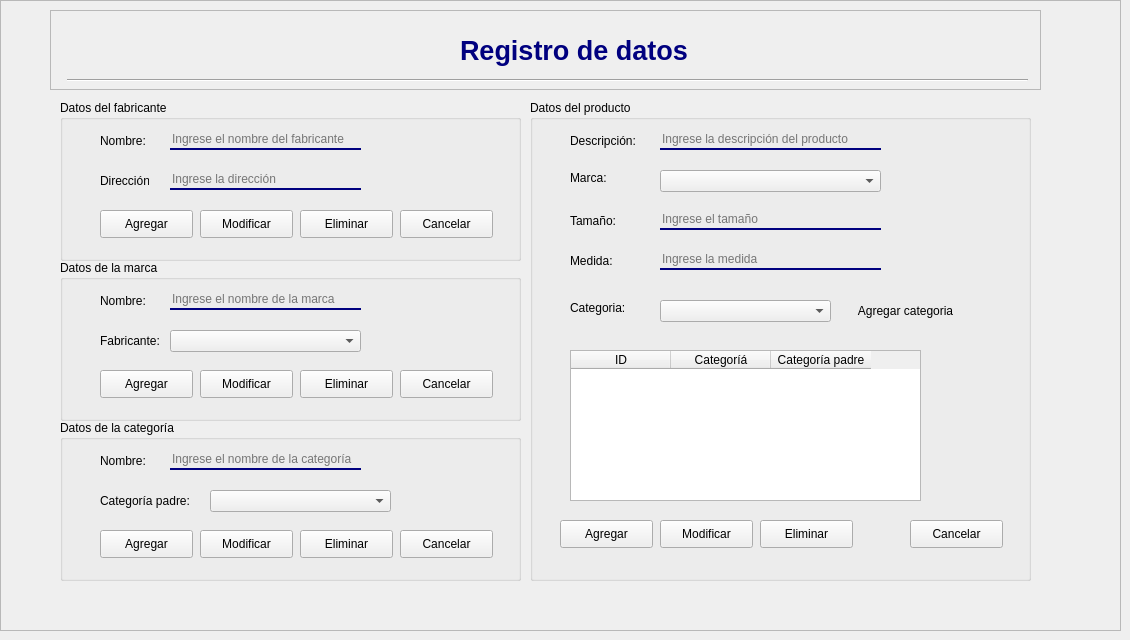
     <widget class="QWidget" name="page_agregarproducto">
      <widget class="QFrame" name="frame_12">
       <property name="geometry">
        <rect>
         <x>0</x>
         <y>0</y>
         <width>1121</width>
         <height>631</height>
        </rect>
       </property>
       <property name="frameShape">
        <enum>QFrame::StyledPanel</enum>
       </property>
       <property name="frameShadow">
        <enum>QFrame::Raised</enum>
       </property>
       <widget class="QFrame" name="frame_13">
        <property name="geometry">
         <rect>
          <x>50</x>
          <y>10</y>
          <width>991</width>
          <height>80</height>
         </rect>
        </property>
        <property name="frameShape">
         <enum>QFrame::StyledPanel</enum>
        </property>
        <property name="frameShadow">
         <enum>QFrame::Raised</enum>
        </property>
        <widget class="QLabel" name="label_52">
         <property name="geometry">
          <rect>
           <x>920</x>
           <y>10</y>
           <width>61</width>
           <height>51</height>
          </rect>
         </property>
         <property name="text">
          <string/>
         </property>
         <property name="pixmap">
          <pixmap>imagenes/istockphoto-1138644570-612x612.jpg</pixmap>
         </property>
         <property name="scaledContents">
          <bool>true</bool>
         </property>
        </widget>
        <widget class="Line" name="line_6">
         <property name="geometry">
          <rect>
           <x>17</x>
           <y>60</y>
           <width>961</width>
           <height>20</height>
          </rect>
         </property>
         <property name="orientation">
          <enum>Qt::Horizontal</enum>
         </property>
        </widget>
        <widget class="QLabel" name="label_53">
         <property name="geometry">
          <rect>
           <x>410</x>
           <y>20</y>
           <width>301</width>
           <height>41</height>
          </rect>
         </property>
         <property name="font">
          <font>
           <family>Tahoma</family>
           <pointsize>20</pointsize>
           <weight>75</weight>
           <bold>true</bold>
          </font>
         </property>
         <property name="text">
          <string>&lt;html&gt;&lt;head/&gt;&lt;body&gt;&lt;p&gt;&lt;span style=&quot; color:#00007f;&quot;&gt;Registro de datos&lt;/span&gt;&lt;/p&gt;&lt;/body&gt;&lt;/html&gt;</string>
         </property>
         <property name="textFormat">
          <enum>Qt::AutoText</enum>
         </property>
        </widget>
       </widget>
       <widget class="QGroupBox" name="groupBox_13">
        <property name="geometry">
         <rect>
          <x>530</x>
          <y>100</y>
          <width>501</width>
          <height>481</height>
         </rect>
        </property>
        <property name="title">
         <string>Datos del producto</string>
        </property>
        <widget class="QComboBox" name="combCatProd">
         <property name="enabled">
          <bool>true</bool>
         </property>
         <property name="geometry">
          <rect>
           <x>130</x>
           <y>200</y>
           <width>171</width>
           <height>22</height>
          </rect>
         </property>
        </widget>
        <widget class="QLabel" name="label_7">
         <property name="geometry">
          <rect>
           <x>40</x>
           <y>70</y>
           <width>50</width>
           <height>16</height>
          </rect>
         </property>
         <property name="text">
          <string>Marca:</string>
         </property>
        </widget>
        <widget class="QLabel" name="label_8">
         <property name="geometry">
          <rect>
           <x>40</x>
           <y>200</y>
           <width>71</width>
           <height>16</height>
          </rect>
         </property>
         <property name="text">
          <string>Categoria:</string>
         </property>
        </widget>
        <widget class="QComboBox" name="combMarcaProd">
         <property name="enabled">
          <bool>true</bool>
         </property>
         <property name="geometry">
          <rect>
           <x>130</x>
           <y>70</y>
           <width>221</width>
           <height>22</height>
          </rect>
         </property>
        </widget>
        <widget class="QLineEdit" name="txtDescripcion">
         <property name="enabled">
          <bool>true</bool>
         </property>
         <property name="geometry">
          <rect>
           <x>130</x>
           <y>30</y>
           <width>221</width>
           <height>20</height>
          </rect>
         </property>
         <property name="styleSheet">
          <string notr="true">background-color:rgba(0,0,0,0);
border:none;
border-bottom:2px solid rgba(0, 0, 127,255);
color: rgb(0, 0, 0);
padding-botom:7px;</string>
         </property>
         <property name="placeholderText">
          <string>Ingrese la descripción del producto</string>
         </property>
        </widget>
        <widget class="QLabel" name="label_123">
         <property name="geometry">
          <rect>
           <x>40</x>
           <y>30</y>
           <width>81</width>
           <height>21</height>
          </rect>
         </property>
         <property name="text">
          <string>Descripción:</string>
         </property>
        </widget>
        <widget class="QPushButton" name="btnBuscProduc">
         <property name="enabled">
          <bool>true</bool>
         </property>
         <property name="geometry">
          <rect>
           <x>370</x>
           <y>30</y>
           <width>31</width>
           <height>21</height>
          </rect>
         </property>
         <property name="styleSheet">
          <string notr="true">QPushButton{
	border-radius: None;
}

QPushButton:hover{
	border: 2px solid #173264;

}</string>
         </property>
         <property name="text">
          <string/>
         </property>
         <property name="icon">
          <iconset>
           <normaloff>imagenes/lupa.png</normaloff>imagenes/lupa.png</iconset>
         </property>
         <property name="iconSize">
          <size>
           <width>20</width>
           <height>20</height>
          </size>
         </property>
        </widget>
        <widget class="QLabel" name="label_124">
         <property name="geometry">
          <rect>
           <x>40</x>
           <y>110</y>
           <width>81</width>
           <height>21</height>
          </rect>
         </property>
         <property name="text">
          <string>Tamaño:</string>
         </property>
        </widget>
        <widget class="QLineEdit" name="txtTamanio">
         <property name="enabled">
          <bool>true</bool>
         </property>
         <property name="geometry">
          <rect>
           <x>130</x>
           <y>110</y>
           <width>221</width>
           <height>20</height>
          </rect>
         </property>
         <property name="styleSheet">
          <string notr="true">background-color:rgba(0,0,0,0);
border:none;
border-bottom:2px solid rgba(0, 0, 127,255);
color: rgb(0, 0, 0);
padding-botom:7px;</string>
         </property>
         <property name="placeholderText">
          <string>Ingrese el tamaño</string>
         </property>
        </widget>
        <widget class="QLabel" name="label_125">
         <property name="geometry">
          <rect>
           <x>40</x>
           <y>150</y>
           <width>81</width>
           <height>21</height>
          </rect>
         </property>
         <property name="text">
          <string>Medida:</string>
         </property>
        </widget>
        <widget class="QLineEdit" name="txtMedida">
         <property name="enabled">
          <bool>true</bool>
         </property>
         <property name="geometry">
          <rect>
           <x>130</x>
           <y>150</y>
           <width>221</width>
           <height>20</height>
          </rect>
         </property>
         <property name="styleSheet">
          <string notr="true">background-color:rgba(0,0,0,0);
border:none;
border-bottom:2px solid rgba(0, 0, 127,255);
color: rgb(0, 0, 0);
padding-botom:7px;</string>
         </property>
         <property name="placeholderText">
          <string>Ingrese la medida</string>
         </property>
        </widget>
        <widget class="QPushButton" name="btnAgrCatProd">
         <property name="geometry">
          <rect>
           <x>310</x>
           <y>200</y>
           <width>131</width>
           <height>21</height>
          </rect>
         </property>
         <property name="styleSheet">
          <string notr="true">QPushButton{
	border-radius: None;
}

QPushButton:hover{
	border: 2px solid #173264;

}</string>
         </property>
         <property name="text">
          <string>Agregar categoria</string>
         </property>
         <property name="icon">
          <iconset>
           <normaloff>imagenes/agregar-contacto.png</normaloff>imagenes/agregar-contacto.png</iconset>
         </property>
        </widget>
        <widget class="QTableWidget" name="tablaCatProduc">
         <property name="geometry">
          <rect>
           <x>40</x>
           <y>250</y>
           <width>351</width>
           <height>151</height>
          </rect>
         </property>
         <column>
          <property name="text">
           <string>ID</string>
          </property>
         </column>
         <column>
          <property name="text">
           <string>Categoríá</string>
          </property>
         </column>
         <column>
          <property name="text">
           <string>Categoría padre</string>
          </property>
         </column>
        </widget>
        <widget class="QPushButton" name="btnAgrProd">
         <property name="geometry">
          <rect>
           <x>30</x>
           <y>420</y>
           <width>93</width>
           <height>28</height>
          </rect>
         </property>
         <property name="text">
          <string>Agregar</string>
         </property>
         <property name="icon">
          <iconset>
           <normaloff>imagenes/agregar-contacto.png</normaloff>imagenes/agregar-contacto.png</iconset>
         </property>
        </widget>
        <widget class="QPushButton" name="btnEditProd">
         <property name="geometry">
          <rect>
           <x>130</x>
           <y>420</y>
           <width>93</width>
           <height>28</height>
          </rect>
         </property>
         <property name="styleSheet">
          <string notr="true"/>
         </property>
         <property name="text">
          <string>Modificar</string>
         </property>
         <property name="icon">
          <iconset>
           <normaloff>imagenes/boligrafo.png</normaloff>imagenes/boligrafo.png</iconset>
         </property>
        </widget>
        <widget class="QPushButton" name="btnElimProd">
         <property name="geometry">
          <rect>
           <x>230</x>
           <y>420</y>
           <width>93</width>
           <height>28</height>
          </rect>
         </property>
         <property name="styleSheet">
          <string notr="true"/>
         </property>
         <property name="text">
          <string>Eliminar</string>
         </property>
         <property name="icon">
          <iconset>
           <normaloff>imagenes/borrar.png</normaloff>imagenes/borrar.png</iconset>
         </property>
        </widget>
        <widget class="QPushButton" name="btn_cancelarpro">
         <property name="geometry">
          <rect>
           <x>380</x>
           <y>420</y>
           <width>93</width>
           <height>28</height>
          </rect>
         </property>
         <property name="styleSheet">
          <string notr="true"/>
         </property>
         <property name="text">
          <string>Cancelar</string>
         </property>
        </widget>
       </widget>
       <widget class="QGroupBox" name="groupBox_14">
        <property name="geometry">
         <rect>
          <x>60</x>
          <y>100</y>
          <width>461</width>
          <height>161</height>
         </rect>
        </property>
        <property name="title">
         <string>Datos del fabricante</string>
        </property>
        <widget class="QPushButton" name="btnAgrFabri">
         <property name="geometry">
          <rect>
           <x>40</x>
           <y>110</y>
           <width>93</width>
           <height>28</height>
          </rect>
         </property>
         <property name="text">
          <string>Agregar</string>
         </property>
         <property name="icon">
          <iconset>
           <normaloff>imagenes/agregar-contacto.png</normaloff>imagenes/agregar-contacto.png</iconset>
         </property>
        </widget>
        <widget class="QPushButton" name="btnElimFabri">
         <property name="geometry">
          <rect>
           <x>240</x>
           <y>110</y>
           <width>93</width>
           <height>28</height>
          </rect>
         </property>
         <property name="styleSheet">
          <string notr="true"/>
         </property>
         <property name="text">
          <string>Eliminar</string>
         </property>
         <property name="icon">
          <iconset>
           <normaloff>imagenes/borrar.png</normaloff>imagenes/borrar.png</iconset>
         </property>
        </widget>
        <widget class="QPushButton" name="btnBuscFabri">
         <property name="enabled">
          <bool>true</bool>
         </property>
         <property name="geometry">
          <rect>
           <x>310</x>
           <y>30</y>
           <width>31</width>
           <height>21</height>
          </rect>
         </property>
         <property name="styleSheet">
          <string notr="true">QPushButton{
	border-radius: None;
}

QPushButton:hover{
	border: 2px solid #173264;

}</string>
         </property>
         <property name="text">
          <string/>
         </property>
         <property name="icon">
          <iconset>
           <normaloff>imagenes/lupa.png</normaloff>imagenes/lupa.png</iconset>
         </property>
         <property name="iconSize">
          <size>
           <width>20</width>
           <height>20</height>
          </size>
         </property>
        </widget>
        <widget class="QPushButton" name="btnEditFabri">
         <property name="geometry">
          <rect>
           <x>140</x>
           <y>110</y>
           <width>93</width>
           <height>28</height>
          </rect>
         </property>
         <property name="styleSheet">
          <string notr="true"/>
         </property>
         <property name="text">
          <string>Modificar</string>
         </property>
         <property name="icon">
          <iconset>
           <normaloff>imagenes/boligrafo.png</normaloff>imagenes/boligrafo.png</iconset>
         </property>
        </widget>
        <widget class="QLineEdit" name="txtNomFabri">
         <property name="enabled">
          <bool>true</bool>
         </property>
         <property name="geometry">
          <rect>
           <x>110</x>
           <y>30</y>
           <width>191</width>
           <height>20</height>
          </rect>
         </property>
         <property name="styleSheet">
          <string notr="true">background-color:rgba(0,0,0,0);
border:none;
border-bottom:2px solid rgba(0, 0, 127,255);
color: rgb(0, 0, 0);
padding-botom:7px;</string>
         </property>
         <property name="placeholderText">
          <string>Ingrese el nombre del fabricante</string>
         </property>
        </widget>
        <widget class="QLabel" name="label_32">
         <property name="geometry">
          <rect>
           <x>40</x>
           <y>70</y>
           <width>49</width>
           <height>21</height>
          </rect>
         </property>
         <property name="text">
          <string>Dirección: </string>
         </property>
        </widget>
        <widget class="QLabel" name="label_44">
         <property name="geometry">
          <rect>
           <x>40</x>
           <y>30</y>
           <width>46</width>
           <height>21</height>
          </rect>
         </property>
         <property name="text">
          <string>Nombre:</string>
         </property>
        </widget>
        <widget class="QLineEdit" name="txtDirFabri">
         <property name="enabled">
          <bool>true</bool>
         </property>
         <property name="geometry">
          <rect>
           <x>110</x>
           <y>70</y>
           <width>191</width>
           <height>20</height>
          </rect>
         </property>
         <property name="styleSheet">
          <string notr="true">background-color:rgba(0,0,0,0);
border:none;
border-bottom:2px solid rgba(0, 0, 127,255);
color: rgb(0, 0, 0);
padding-botom:7px;</string>
         </property>
         <property name="placeholderText">
          <string>Ingrese la dirección</string>
         </property>
        </widget>
        <widget class="QPushButton" name="btn_cancelarfab">
         <property name="geometry">
          <rect>
           <x>340</x>
           <y>110</y>
           <width>93</width>
           <height>28</height>
          </rect>
         </property>
         <property name="styleSheet">
          <string notr="true"/>
         </property>
         <property name="text">
          <string>Cancelar</string>
         </property>
        </widget>
       </widget>
       <widget class="QGroupBox" name="groupBox_15">
        <property name="geometry">
         <rect>
          <x>60</x>
          <y>420</y>
          <width>461</width>
          <height>161</height>
         </rect>
        </property>
        <property name="title">
         <string>Datos de la categoría</string>
        </property>
        <widget class="QPushButton" name="btnEditCat">
         <property name="geometry">
          <rect>
           <x>140</x>
           <y>110</y>
           <width>93</width>
           <height>28</height>
          </rect>
         </property>
         <property name="styleSheet">
          <string notr="true"/>
         </property>
         <property name="text">
          <string>Modificar</string>
         </property>
         <property name="icon">
          <iconset>
           <normaloff>imagenes/boligrafo.png</normaloff>imagenes/boligrafo.png</iconset>
         </property>
        </widget>
        <widget class="QPushButton" name="btnElimCat">
         <property name="geometry">
          <rect>
           <x>240</x>
           <y>110</y>
           <width>93</width>
           <height>28</height>
          </rect>
         </property>
         <property name="styleSheet">
          <string notr="true"/>
         </property>
         <property name="text">
          <string>Eliminar</string>
         </property>
         <property name="icon">
          <iconset>
           <normaloff>imagenes/borrar.png</normaloff>imagenes/borrar.png</iconset>
         </property>
        </widget>
        <widget class="QLabel" name="label_60">
         <property name="geometry">
          <rect>
           <x>40</x>
           <y>70</y>
           <width>101</width>
           <height>21</height>
          </rect>
         </property>
         <property name="text">
          <string>Categoría padre:</string>
         </property>
        </widget>
        <widget class="QLineEdit" name="lineEditCat">
         <property name="enabled">
          <bool>true</bool>
         </property>
         <property name="geometry">
          <rect>
           <x>110</x>
           <y>30</y>
           <width>191</width>
           <height>20</height>
          </rect>
         </property>
         <property name="styleSheet">
          <string notr="true">background-color:rgba(0,0,0,0);
border:none;
border-bottom:2px solid rgba(0, 0, 127,255);
color: rgb(0, 0, 0);
padding-botom:7px;</string>
         </property>
         <property name="placeholderText">
          <string>Ingrese el nombre de la categoría</string>
         </property>
        </widget>
        <widget class="QLabel" name="label_61">
         <property name="geometry">
          <rect>
           <x>40</x>
           <y>30</y>
           <width>46</width>
           <height>21</height>
          </rect>
         </property>
         <property name="text">
          <string>Nombre:</string>
         </property>
        </widget>
        <widget class="QComboBox" name="combCatPadre">
         <property name="enabled">
          <bool>true</bool>
         </property>
         <property name="geometry">
          <rect>
           <x>150</x>
           <y>70</y>
           <width>181</width>
           <height>22</height>
          </rect>
         </property>
        </widget>
        <widget class="QPushButton" name="btnAgrCat">
         <property name="geometry">
          <rect>
           <x>40</x>
           <y>110</y>
           <width>93</width>
           <height>28</height>
          </rect>
         </property>
         <property name="text">
          <string>Agregar</string>
         </property>
         <property name="icon">
          <iconset>
           <normaloff>imagenes/agregar-contacto.png</normaloff>imagenes/agregar-contacto.png</iconset>
         </property>
        </widget>
        <widget class="QPushButton" name="btnBuscMarca_2">
         <property name="enabled">
          <bool>true</bool>
         </property>
         <property name="geometry">
          <rect>
           <x>310</x>
           <y>30</y>
           <width>31</width>
           <height>21</height>
          </rect>
         </property>
         <property name="styleSheet">
          <string notr="true">QPushButton{
	border-radius: None;
}

QPushButton:hover{
	border: 2px solid #173264;

}</string>
         </property>
         <property name="text">
          <string/>
         </property>
         <property name="icon">
          <iconset>
           <normaloff>imagenes/lupa.png</normaloff>imagenes/lupa.png</iconset>
         </property>
         <property name="iconSize">
          <size>
           <width>20</width>
           <height>20</height>
          </size>
         </property>
        </widget>
        <widget class="QPushButton" name="btn_cancelarcate">
         <property name="geometry">
          <rect>
           <x>340</x>
           <y>110</y>
           <width>93</width>
           <height>28</height>
          </rect>
         </property>
         <property name="styleSheet">
          <string notr="true"/>
         </property>
         <property name="text">
          <string>Cancelar</string>
         </property>
        </widget>
       </widget>
       <widget class="QGroupBox" name="groupBox_16">
        <property name="geometry">
         <rect>
          <x>60</x>
          <y>260</y>
          <width>461</width>
          <height>161</height>
         </rect>
        </property>
        <property name="title">
         <string>Datos de la marca</string>
        </property>
        <widget class="QPushButton" name="btnBuscMarca">
         <property name="enabled">
          <bool>true</bool>
         </property>
         <property name="geometry">
          <rect>
           <x>310</x>
           <y>30</y>
           <width>31</width>
           <height>21</height>
          </rect>
         </property>
         <property name="styleSheet">
          <string notr="true">QPushButton{
	border-radius: None;
}

QPushButton:hover{
	border: 2px solid #173264;

}</string>
         </property>
         <property name="text">
          <string/>
         </property>
         <property name="icon">
          <iconset>
           <normaloff>imagenes/lupa.png</normaloff>imagenes/lupa.png</iconset>
         </property>
         <property name="iconSize">
          <size>
           <width>20</width>
           <height>20</height>
          </size>
         </property>
        </widget>
        <widget class="QPushButton" name="btnAgrMarca">
         <property name="geometry">
          <rect>
           <x>40</x>
           <y>110</y>
           <width>93</width>
           <height>28</height>
          </rect>
         </property>
         <property name="text">
          <string>Agregar</string>
         </property>
         <property name="icon">
          <iconset>
           <normaloff>imagenes/agregar-contacto.png</normaloff>imagenes/agregar-contacto.png</iconset>
         </property>
        </widget>
        <widget class="QPushButton" name="btnElimMarca">
         <property name="geometry">
          <rect>
           <x>240</x>
           <y>110</y>
           <width>93</width>
           <height>28</height>
          </rect>
         </property>
         <property name="styleSheet">
          <string notr="true"/>
         </property>
         <property name="text">
          <string>Eliminar</string>
         </property>
         <property name="icon">
          <iconset>
           <normaloff>imagenes/borrar.png</normaloff>imagenes/borrar.png</iconset>
         </property>
        </widget>
        <widget class="QLineEdit" name="txtNomMarca">
         <property name="enabled">
          <bool>true</bool>
         </property>
         <property name="geometry">
          <rect>
           <x>110</x>
           <y>30</y>
           <width>191</width>
           <height>20</height>
          </rect>
         </property>
         <property name="styleSheet">
          <string notr="true">background-color:rgba(0,0,0,0);
border:none;
border-bottom:2px solid rgba(0, 0, 127,255);
color: rgb(0, 0, 0);
padding-botom:7px;</string>
         </property>
         <property name="placeholderText">
          <string>Ingrese el nombre de la marca</string>
         </property>
        </widget>
        <widget class="QLabel" name="label_45">
         <property name="geometry">
          <rect>
           <x>40</x>
           <y>30</y>
           <width>46</width>
           <height>21</height>
          </rect>
         </property>
         <property name="text">
          <string>Nombre:</string>
         </property>
        </widget>
        <widget class="QPushButton" name="btnEditMarca">
         <property name="geometry">
          <rect>
           <x>140</x>
           <y>110</y>
           <width>93</width>
           <height>28</height>
          </rect>
         </property>
         <property name="styleSheet">
          <string notr="true"/>
         </property>
         <property name="text">
          <string>Modificar</string>
         </property>
         <property name="icon">
          <iconset>
           <normaloff>imagenes/boligrafo.png</normaloff>imagenes/boligrafo.png</iconset>
         </property>
        </widget>
        <widget class="QLabel" name="label_46">
         <property name="geometry">
          <rect>
           <x>40</x>
           <y>70</y>
           <width>71</width>
           <height>21</height>
          </rect>
         </property>
         <property name="text">
          <string>Fabricante: </string>
         </property>
        </widget>
        <widget class="QComboBox" name="combFabric_Marca">
         <property name="enabled">
          <bool>true</bool>
         </property>
         <property name="geometry">
          <rect>
           <x>110</x>
           <y>70</y>
           <width>191</width>
           <height>22</height>
          </rect>
         </property>
        </widget>
        <widget class="QPushButton" name="btn_cancelarmarc">
         <property name="geometry">
          <rect>
           <x>340</x>
           <y>110</y>
           <width>93</width>
           <height>28</height>
          </rect>
         </property>
         <property name="styleSheet">
          <string notr="true"/>
         </property>
         <property name="text">
          <string>Cancelar</string>
         </property>
        </widget>
       </widget>
      </widget>
     </widget>
